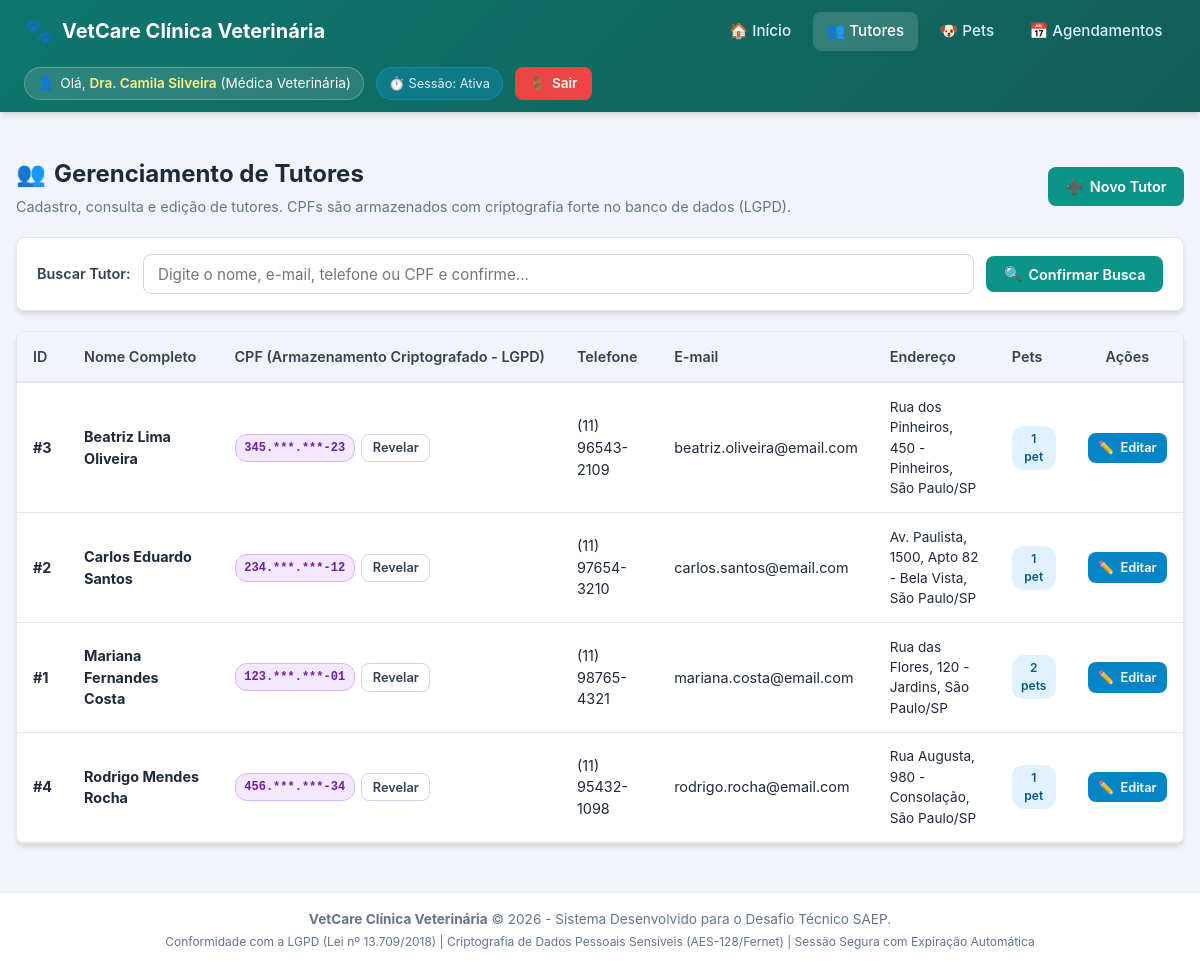
The app's page /tutores (signed in) with its own data.
### tables this page shows
CREATE TABLE tutor (
        id INTEGER PRIMARY KEY AUTOINCREMENT,
        nome TEXT NOT NULL,
        cpf TEXT NOT NULL,
        telefone TEXT NOT NULL,
        email TEXT NOT NULL,
        endereco TEXT NOT NULL,
        criado_em TIMESTAMP DEFAULT CURRENT_TIMESTAMP
    );

### app.py (the view)
@app.route("/tutores")
def tutores():
    termo = request.args.get("q", "").strip()
    todos_tutores = query_db("""
        SELECT t.*, COUNT(p.id) AS total_pets
        FROM tutor t
        LEFT JOIN pet p ON p.tutor_id = t.id
        GROUP BY t.id
        ORDER BY t.nome ASC
    """)
    lista_processada = []
    for t in todos_tutores:
        cpf_dec = decrypt_cpf(t["cpf"])
        t_dict = dict(t)
        t_dict["cpf_decrypted"] = cpf_dec
        t_dict["cpf_masked"] = mask_cpf(cpf_dec)
        lista_processada.append(t_dict)
    if termo:
        termo_lower = termo.lower()
        termo_digits = "".join(c for c in termo if c.isdigit())
        filtrados = []
        for t in lista_processada:
            if (termo_lower in t["nome"].lower() or
                termo_lower in t["email"].lower() or
                termo in t["telefone"] or
                termo in t["cpf_decrypted"] or
                (termo_digits and termo_digits in "".join(c for c in t["cpf_decrypted"] if c.isdigit()))):
                filtrados.append(t)
        resultado = filtrados
    else:
        resultado = lista_processada
    return render_template("tutores.html", tutores=resultado, termo_busca=termo)

### app.py (called while the page is built)
@app.before_request
def check_session_timeout():
    public_endpoints = ["login", "static"]
    if request.endpoint and any(request.endpoint.startswith(p) for p in public_endpoints):
        return
    if "user_id" not in session:
        return redirect(url_for("login"))
    now = time.time()
    last_activity = session.get("last_activity")
    if last_activity and (now - last_activity > 1800):  # 30 minutos
        session.clear()
        flash("Sua sessão expirou por tempo de inatividade. Faça login novamente.", "warning")
        return redirect(url_for("login"))
    session["last_activity"] = now
    g.user_name = session.get("user_name")
    g.user_email = session.get("user_email")
    g.user_role = session.get("user_role")

### crypto_utils.py (called while the page is built)
def format_cpf(cpf: str) -> str:
    if not cpf:
        return ""
    digits = re.sub(r"\D", "", cpf)
    if len(digits) == 11:
        return f"{digits[0:3]}.{digits[3:6]}.{digits[6:9]}-{digits[9:11]}"
    return cpf.strip()

def mask_cpf(cpf: str) -> str:
    formatted = format_cpf(cpf)
    if len(formatted) == 14 and formatted[3] == '.' and formatted[7] == '.' and formatted[11] == '-':
        return f"{formatted[0:3]}.***.***-{formatted[12:14]}"
    return formatted

def decrypt_cpf(encrypted_token: str) -> str:
    if not encrypted_token:
        return ""
    try:
        decrypted_bytes = cipher.decrypt(encrypted_token.strip().encode("utf-8"))
        return decrypted_bytes.decode("utf-8")
    except Exception:
        return encrypted_token

### database.py (called while the page is built)
def get_connection():
    conn = sqlite3.connect(DB_PATH)
    conn.row_factory = sqlite3.Row
    conn.execute("PRAGMA foreign_keys = ON")
    return conn

def query_db(query, args=(), one=False):
    conn = get_connection()
    try:
        cur = conn.cursor()
        cur.execute(query, args)
        rv = cur.fetchall()
        cur.close()
        return (dict(rv[0]) if rv else None) if one else [dict(r) for r in rv]
    finally:
        conn.close()

### templates/tutores.html (shortened to what this page needs)
{% extends "base.html" %}
{% block content %}
<div class="page-header">
    <div>
        <h1 class="page-title">
            <span>👥</span> Gerenciamento de Tutores
        </h1>
        <p class="page-subtitle">
            Cadastro, consulta e edição de tutores. CPFs são armazenados com criptografia forte no banco de dados (LGPD).
        </p>
    </div>
    <div>
        <a href="{{ url_for('tutor_novo') }}" class="btn btn-primary">
            <span>➕</span> Novo Tutor
        </a>
    </div>
</div>
<div class="search-card">
    <form method="GET" action="{{ url_for('tutores') }}" class="search-form">
        <label for="q" style="font-weight: 600; font-size: 0.9rem; color: var(--gray-700);">Buscar Tutor:</label>
        <input type="text" id="q" name="q" class="search-input"
               placeholder="Digite o nome, e-mail, telefone ou CPF e confirme..."
               value="{{ termo_busca or '' }}">
        <button type="submit" class="btn btn-primary">
            <span>🔍</span> Confirmar Busca
        </button>
    </form>
</div>
<div class="table-responsive">
    <table>
        <thead>
            <tr>
                <th>ID</th>
                <th>Nome Completo</th>
                <th>CPF (Armazenamento Criptografado - LGPD)</th>
                <th>Telefone</th>
                <th>E-mail</th>
                <th>Endereço</th>
                <th>Pets</th>
                <th style="text-align: center;">Ações</th>
            </tr>
        </thead>
        <tbody>
            {% if tutores %}
                {% for t in tutores %}
                <tr>
                    <td><strong>#{{ t.id }}</strong></td>
                    <td><strong>{{ t.nome }}</strong></td>
                    <td>
                        <div style="display: flex; align-items: center; gap: 0.4rem;">
                            <span class="badge badge-crypto" title="Dado sensível protegido por criptografia no banco de dados">
                                {{ t.cpf_masked }}
                            </span>
                            <button type="button" class="btn btn-outline btn-sm"
                                    onclick="toggleCpfVisibility(this, '{{ t.cpf_masked }}', '{{ t.cpf_decrypted }}')"
                                    title="Visualizar CPF descriptografado com autorização">
                                Revelar
                            </button>
                        </div>
                    </td>
                    <td>{{ t.telefone }}</td>
                    <td>{{ t.email }}</td>
                    <td style="max-width: 220px; font-size: 0.85rem;">{{ t.endereco }}</td>
                    <td>
                        <span class="badge badge-info">{{ t.total_pets }} pet{{ 's' if t.total_pets != 1 else '' }}</span>
                    </td>
                    <td style="text-align: center;">
                        <a href="{{ url_for('tutor_editar', id=t.id) }}" class="btn btn-secondary btn-sm" title="Editar dados e salvar no banco">
                            <span>✏️</span> Editar
                        </a>
                    </td>
                </tr>
                {% endfor %}
            {% else %}
                <tr>
                    <td colspan="8" style="text-align: center; padding: 2rem; color: var(--gray-500);">
                        Nenhum tutor encontrado{% if termo_busca %} para a busca realizada{% endif %}.
                    </td>
                </tr>
            {% endif %}
        </tbody>
    </table>
</div>
{% endblock %}

### static/css/style.css (style rules this page uses)
:root { --primary: #0d9488; --primary-hover: #0f766e; --primary-light: #ccfbf1; --secondary: #0284c7; --secondary-hover: #0369a1; --dark: #1e293b; --light: #f8fafc; --white: #ffffff; --gray-100: #f1f5f9; --gray-200: #e2e8f0; --gray-300: #cbd5e1; --gray-500: #64748b; --gray-700: #334155; --danger: #ef4444; --danger-light: #fee2e2; --success: #10b981; --success-light: #d1fae5; --warning: #f59e0b; --warning-light: #fef3c7; --info: #0ea5e9; --info-light: #e0f2fe; --radius: 8px; --shadow: 0 4px 6px -1px rgba(0, 0, 0, 0.1), 0 2px 4px -2px rgba(0, 0, 0, 0.1); --shadow-lg: 0 10px 15px -3px rgba(0, 0, 0, 0.1), 0 4px 6px -4px rgba(0, 0, 0, 0.1); }
* { box-sizing: border-box; margin: 0; padding: 0; font-family: -apple-system, BlinkMacSystemFont, "Segoe UI", Roboto, "Helvetica Neue", Arial, sans-serif; }
body { background-color: #f1f5f9; color: var(--dark); line-height: 1.5; min-height: 100vh; display: flex; flex-direction: column; }
.btn { display: inline-flex; align-items: center; justify-content: center; gap: 0.4rem; padding: 0.55rem 1.1rem; font-size: 0.9rem; font-weight: 600; border-radius: var(--radius); text-decoration: none; border: none; cursor: pointer; transition: all 0.2s; }
.btn-primary { background-color: var(--primary); color: var(--white); }
.btn-secondary { background-color: var(--secondary); color: var(--white); }
.btn-outline { background-color: transparent; border: 1px solid var(--gray-300); color: var(--gray-700); }
.btn-sm { padding: 0.35rem 0.65rem; font-size: 0.8rem; }
.page-header { display: flex; justify-content: space-between; align-items: center; flex-wrap: wrap; gap: 1rem; margin-bottom: 1.25rem; }
.page-title { font-size: 1.5rem; font-weight: 700; color: var(--dark); display: flex; align-items: center; gap: 0.5rem; }
.page-subtitle { font-size: 0.9rem; color: var(--gray-500); margin-top: 0.2rem; }
.search-card { background: var(--white); border-radius: var(--radius); padding: 1rem 1.25rem; box-shadow: var(--shadow); margin-bottom: 1.25rem; border: 1px solid var(--gray-200); }
.search-form { display: flex; gap: 0.75rem; align-items: center; flex-wrap: wrap; }
.search-input { flex: 1; min-width: 260px; padding: 0.6rem 0.9rem; border: 1px solid var(--gray-300); border-radius: var(--radius); font-size: 0.95rem; }
.table-responsive { background: var(--white); border-radius: var(--radius); box-shadow: var(--shadow); border: 1px solid var(--gray-200); overflow-x: auto; margin-bottom: 1.5rem; }
table { width: 100%; border-collapse: collapse; text-align: left; font-size: 0.9rem; }
thead { background-color: var(--gray-100); border-bottom: 2px solid var(--gray-200); }
th { padding: 0.85rem 1rem; font-weight: 600; color: var(--gray-700); white-space: nowrap; }
td { padding: 0.85rem 1rem; border-bottom: 1px solid var(--gray-200); vertical-align: middle; }
.badge { display: inline-block; padding: 0.25rem 0.55rem; border-radius: 12px; font-size: 0.75rem; font-weight: 600; text-align: center; }
.badge-info { background-color: var(--info-light); color: #075985; }
.badge-crypto { background-color: #f3e8ff; color: #6b21a8; border: 1px solid #d8b4fe; font-family: monospace; font-size: 0.75rem; }

### records on screen
tutor: id "3", nome "Beatriz Lima Oliveira", cpf_masked "345.***.***-23", telefone "(11) 96543-2109", email "beatriz.oliveira@email.com", endereco "Rua dos Pinheiros, 450 - Pinheiros, São Paulo/SP", total_pets "1"
tutor: id "2", nome "Carlos Eduardo Santos", cpf_masked "234.***.***-12", telefone "(11) 97654-3210", email "carlos.santos@email.com", endereco "Av. Paulista, 1500, Apto 82 - Bela Vista, São Paulo/SP", total_pets "1"
tutor: id "1", nome "Mariana Fernandes Costa", cpf_masked "123.***.***-01", telefone "(11) 98765-4321", email "mariana.costa@email.com", endereco "Rua das Flores, 120 - Jardins, São Paulo/SP", total_pets "2", total_pets "s"
tutor: id "4", nome "Rodrigo Mendes Rocha", cpf_masked "456.***.***-34", telefone "(11) 95432-1098", email "rodrigo.rocha@email.com", endereco "Rua Augusta, 980 - Consolação, São Paulo/SP", total_pets "1"

### other values on screen
{{ g.user_name }} "Dra. Camila Silveira"
{{ g.user_role }} "Médica Veterinária"
